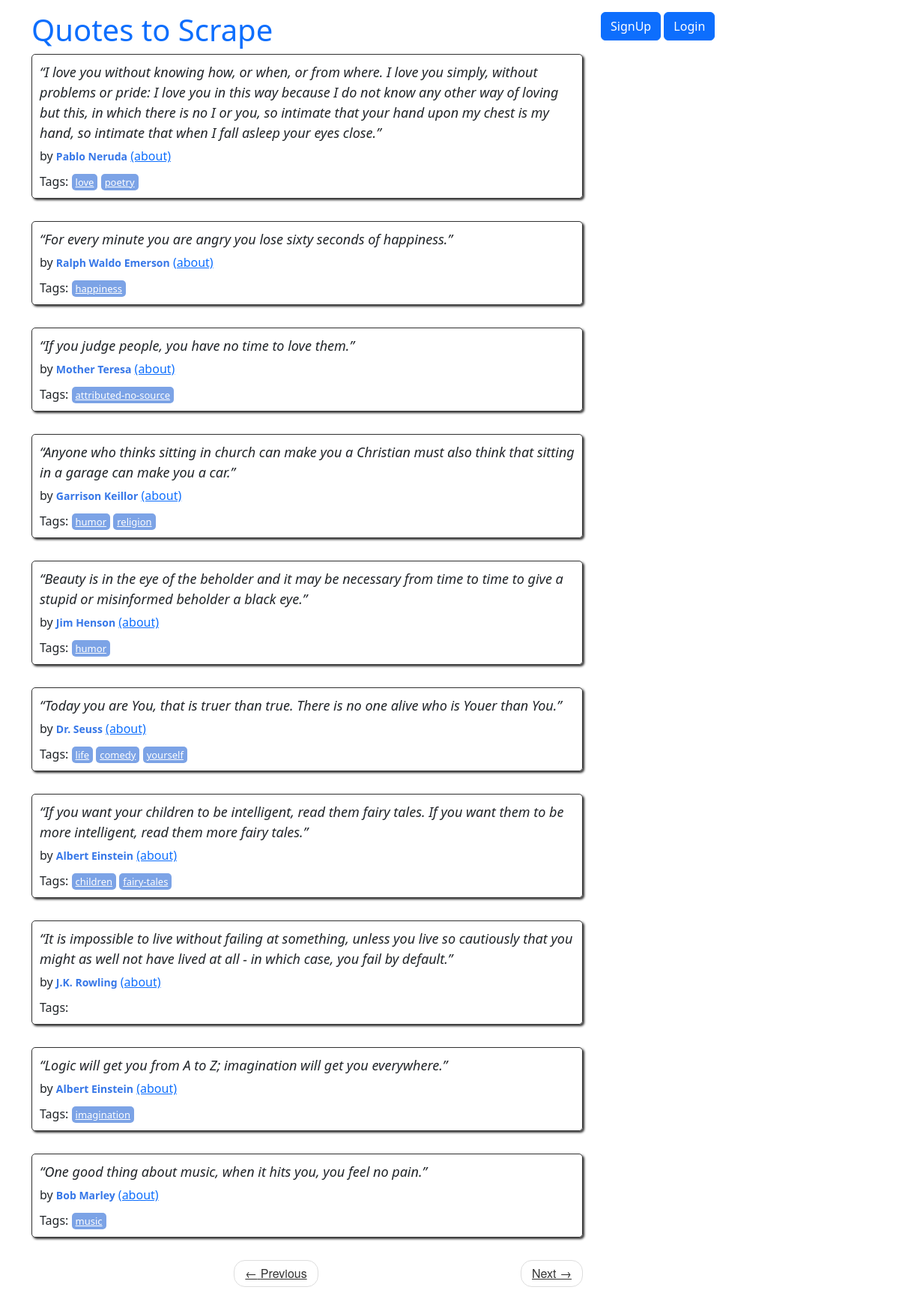
Page /3 on the committed database.
### quotes/models.py (models this page shows)
class Quote(models.Model):
    quote = models.TextField()
    tags = models.ManyToManyField(Tag)
    author = models.ForeignKey(Author, on_delete=models.CASCADE, default=None, null=True)
    created_at = models.DateTimeField(auto_now_add=True)
    user = models.ForeignKey(User, on_delete=models.CASCADE, default=1, null = True)

class Author(models.Model):
    fullname = models.CharField(max_length=50)
    born_date = models.CharField(max_length=50)
    born_location =  models.CharField(max_length=150)
    description = models.TextField()
    created_at = models.DateTimeField(auto_now_add=True)
    user = models.ForeignKey(User, on_delete=models.CASCADE, default=1, null = True)
    def __str__(self):
        return f"{self.fullname}"

class Tag(models.Model):
    name = models.CharField(max_length=30, null =False, unique=True)
    user = models.ForeignKey(User, on_delete=models.CASCADE, default=1, null = True)
    class Meta:
        constraints = [
            models.UniqueConstraint(fields=['user', 'name'], name='tag of username')
        ]
    def __str__(self):
        return f"{self.name}"

### quotes/views.py (the view)
# urls.py: path("", views.main, name="root"),
def main(request, page=1):
    quotes = Quote.objects.all()
    per_page = 10
    paginator = Paginator(list(quotes), per_page)
    quotes_on_page = paginator.page(page)
    return render(request, 'quotes/index.html', context = {'quotes': quotes_on_page})

### quotes/templates/quotes/index.html
{% extends 'quotes/base.html' %}
{% load extract %}
{% block content %}
<div class="row">
    <div class="col-md-8">
    {% for quote in quotes %}
    <div class="quote" itemscope="" itemtype="http://schema.org/CreativeWork">
        <span class="text" itemprop="text">{{quote.quote}}</span>
        <span>by <small class="author" itemprop="author">{{quote.author}}</small>
        <a href="/author_detail/{{quote.author.id}}">(about)</a>
        </span>
        <div class="tags">
            Tags:
            {% for tag in quote.tags.all %}
            <a class="tag" href="/tag/{{tag}}">{{tag.name}}</a>
            {% endfor %}
        </div>
    </div>
    {% endfor %}
    <nav>
        <ul class="pager">
            <li class="previous">
                <a class="{% if not quotes.has_previous %} disabled {% endif %}"
                   href="{% if quotes.has_previous %}{% url 'quotes:root_paginate' quotes.previous_page_number %}{% else %}#{% endif %}">
                    <span aria-hidden="true">←</span> Previous
                </a>
            </li>
            <li class="next">
                <a class="{% if not quotes.has_next %} disabled {% endif %}"
                   href="{% if quotes.has_next %}{% url 'quotes:root_paginate' quotes.next_page_number %}{% else %}#{% endif %}">
                    Next <span aria-hidden="true">→</span>
                </a>
            </li>
        </ul>
    </nav>
</div>
{% endblock %}

### quotes/static/quotes/style.css (style rules this page uses)
.quote { padding: 10px; margin-bottom: 30px; border: 1px solid #333333; border-radius: 5px; box-shadow: 2px 2px 3px #333333; }
.quote span.text { display: block; margin-bottom: 5px; font-size: large; font-style: italic; }
.quote small.author { font-weight: bold; color: #3677E8; }
.quote .tags { margin-top: 10px; }
.tag { padding: 2px 5px; border-radius: 5px; color: white; font-size: small; background-color: #7CA3E6; }
.pager { font-family: "Raleway","Helvetica Neue",Helvetica,Arial,sans-serif; }
.pager li { display: inline; }
.pager { padding-left: 0; margin: 22px 0; list-style: none; text-align: center; }
.pager .next>a, .pager .next>span { float: right; }
.pager li>a, .pager li>span { display: inline-block; padding: 5px 14px; background-color: #ffffff; border: 1px solid #dddddd; border-radius: 15px; }
.pager a { color: #333333; }

### rows in the picture
Quote: quote "“I love you without knowing how, or when, or from where. I love you simply, without problems or pride: I love you in this way because I do not know any other way of loving but this, in which there is no I or you, so intimate that your hand upon my chest is my hand, so intimate that when I fall asleep your eyes close.”", author "Pablo Neruda"
Tag: name "love"
Tag: name "poetry"
Quote: quote "“For every minute you are angry you lose sixty seconds of happiness.”", author "Ralph Waldo Emerson"
Tag: name "happiness"
Quote: quote "“If you judge people, you have no time to love them.”", author "Mother Teresa"
Tag: name "attributed-no-source"
Quote: quote "“Anyone who thinks sitting in church can make you a Christian must also think that sitting in a garage can make you a car.”", author "Garrison Keillor"
Tag: name "humor"
Tag: name "religion"
Quote: quote "“Beauty is in the eye of the beholder and it may be necessary from time to time to give a stupid or misinformed beholder a black eye.”", author "Jim Henson"
Quote: quote "“Today you are You, that is truer than true. There is no one alive who is Youer than You.”", author "Dr. Seuss"
Tag: name "life"
Tag: name "comedy"
Tag: name "yourself"
Quote: quote "“If you want your children to be intelligent, read them fairy tales. If you want them to be more intelligent, read them more fairy tales.”", author "Albert Einstein"
Tag: name "children"
Tag: name "fairy-tales"
Quote: quote "“It is impossible to live without failing at something, unless you live so cautiously that you might as well not have lived at all - in which case, you fail by default.”", author "J.K. Rowling"
Quote: quote "“Logic will get you from A to Z; imagination will get you everywhere.”", author "Albert Einstein"
Tag: name "imagination"
Quote: quote "“One good thing about music, when it hits you, you feel no pain.”", author "Bob Marley"
Tag: name "music"
